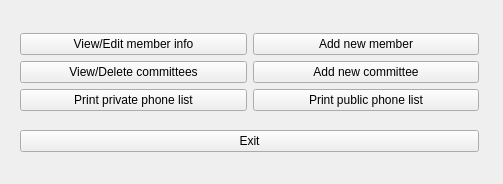
<ui version="4.0" >
 <class>Form</class>
 <widget class="QWidget" name="Form" >
  <property name="geometry" >
   <rect>
    <x>0</x>
    <y>0</y>
    <width>503</width>
    <height>184</height>
   </rect>
  </property>
  <property name="windowTitle" >
   <string>Form</string>
  </property>
  <widget class="QWidget" name="" >
   <property name="geometry" >
    <rect>
     <x>20</x>
     <y>20</y>
     <width>459</width>
     <height>147</height>
    </rect>
   </property>
   <layout class="QVBoxLayout" name="verticalLayout" >
    <item>
     <layout class="QGridLayout" name="gridLayout" >
      <item row="0" column="0" >
       <widget class="QPushButton" name="ViewMemberInfoButton" >
        <property name="text" >
         <string>View/Edit member info</string>
        </property>
       </widget>
      </item>
      <item row="2" column="1" >
       <widget class="QPushButton" name="AddCommitteeButton" >
        <property name="text" >
         <string>Add new committee</string>
        </property>
       </widget>
      </item>
      <item row="0" column="1" >
       <widget class="QPushButton" name="AddMemberButton" >
        <property name="text" >
         <string>Add new member</string>
        </property>
       </widget>
      </item>
      <item row="3" column="1" >
       <widget class="QPushButton" name="printPublicPhoneButton" >
        <property name="text" >
         <string>Print public phone list</string>
        </property>
       </widget>
      </item>
      <item row="3" column="0" >
       <widget class="QPushButton" name="printPrivatePhoneButton" >
        <property name="text" >
         <string>Print private phone list</string>
        </property>
       </widget>
      </item>
      <item row="2" column="0" >
       <widget class="QPushButton" name="ViewCommitteesButton" >
        <property name="text" >
         <string>View/Delete committees</string>
        </property>
       </widget>
      </item>
     </layout>
    </item>
    <item>
     <widget class="QPushButton" name="ExitButton" >
      <property name="text" >
       <string>Exit</string>
      </property>
     </widget>
    </item>
   </layout>
  </widget>
 </widget>
 <resources/>
 <connections/>
</ui>
